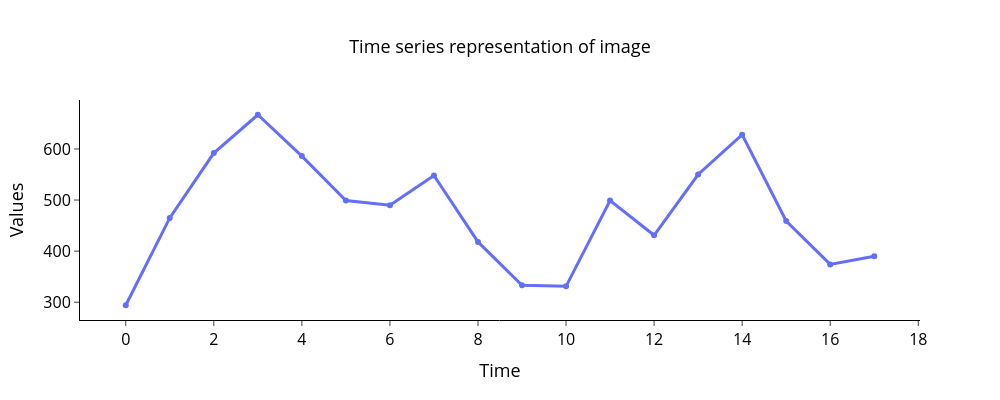

The notebook cell this image was saved under:
### Markdown cell above
За конвертацию изображения во временной ряд с помощью описанного выше метода отвечает функция `image2ts()` из модуля *image_converter.py*. Прежде чем исходное изображение будет преобразовано во временной ряд, сначала оно должно пройти этап предварительной обработки. Предварительная обработка включает в себя следующие шаги:

<center><img src="https://github.com/mzym/TimeSeriesCourse/blob/main/practice/01%20Basics/img/image_preprocessing.png?raw=true" width="1000"></center>

Предобработка изображения в `image2ts()` осуществляется с помощью функции `_img_preprocess()`. Реализуйте в данной функции все представленные на диаграмме шаги предварительной обработки средствами библиотеки *cv2*. Промежуточные результаты должны совпадать с представленными на диаграмме.

Далее выполните конвертацию изображения во временной ряд, передав в функцию `image2ts()` следующие заданные вами аргументы:
*   исходное загруженное изображение;
*   шаг угла поворота;
*   параметр, определяющий нужно или нет визуализировать изображение с выделенными на нем контуром, центром масс и лучами, проведенными из центра.

Визуализируйте полученный временной ряд.

### Code cell
angle_step = 20
visualize = True

ts = image2ts(img, angle_step, visualize)
plot_ts(np.array([ts]), "Time series representation of image")

### Figure 1 — Plotly figure (JSON) as saved in the notebook; plotly's stock layout.template omitted (floating-point values rounded to 4 significant figures)
{"data": [{"line": {"width": 3}, "name": "Time series 0", "x": [0, 1, 2, 3, 4, 5, 6, 7, 8, 9, 10, 11, 12, 13, 14, 15, 16, 17], "y": [294.0, 465.0, 592.0, 667.0, 586.0, 499.0, 490.0, 548.0, 418.0, 333.0, 331.0, 499.0, 431.0, 550.0, 628.0, 459.0, 374.0, 390.0], "type": "scatter"}], "layout": {"xaxis": {"title": {"text": "Time", "font": {"size": 18, "color": "black"}}, "tickfont": {"size": 16, "color": "black"}, "showgrid": false, "linecolor": "#000", "ticks": "outside", "linewidth": 1, "tickwidth": 1}, "yaxis": {"title": {"text": "Values", "font": {"size": 18, "color": "black"}}, "tickfont": {"size": 16, "color": "black"}, "showgrid": false, "linecolor": "#000", "ticks": "outside", "zeroline": false, "linewidth": 1, "tickwidth": 1}, "title": {"font": {"size": 18, "color": "black"}, "text": "Time series representation of image", "x": 0.5, "y": 0.9, "xanchor": "center", "yanchor": "top"}, "legend": {"font": {"size": 16, "color": "black"}}, "plot_bgcolor": "white", "paper_bgcolor": "white", "width": 1000, "height": 400}}
